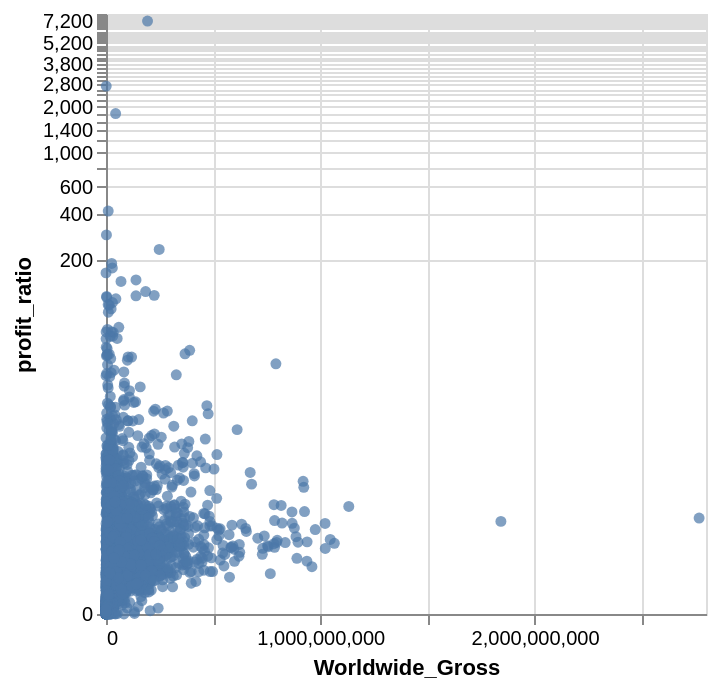

The code cell stored with this chart in its notebook:
### Code cell
### How does is look with a log scale?

profit_ratio_chart_log = alt.Chart(movies3).mark_circle().encode(
    x=alt.X("Worldwide_Gross"),
    y=alt.Y("profit_ratio", axis=alt.Axis(tickCount=40),
           # scale=alt.Scale(type="log", base=10)
           scale=alt.Scale(type="symlog")
           ),
    tooltip=[
        alt.Tooltip("Title:N"),
        alt.Tooltip('Worldwide_Gross', format='$s'),
        alt.Tooltip("profit_ratio", format='.2f')
                    ]
    # color="Major_Genre"
)

profit_ratio_chart_log

### Figure 1 — Vega-Lite specification as saved in the notebook (floating-point values rounded to 4 significant figures; data arrays with more than 128 entries replaced by an {"elided": "..."} marker saying what was removed)
{"config": {"view": {"continuousWidth": 300, "continuousHeight": 300}}, "data": {"name": "data-a3a27fe283ed6156685cceff9461caf2"}, "mark": {"type": "circle"}, "encoding": {"tooltip": [{"field": "Title", "type": "nominal"}, {"field": "Worldwide_Gross", "format": "$s", "type": "quantitative"}, {"field": "profit_ratio", "format": ".2f", "type": "quantitative"}], "x": {"field": "Worldwide_Gross", "type": "quantitative"}, "y": {"axis": {"tickCount": 40}, "field": "profit_ratio", "scale": {"type": "symlog"}, "type": "quantitative"}}, "$schema": "https://vega.github.io/schema/vega-lite/v5.20.1.json", "datasets": {"data-a3a27fe283ed6156685cceff9461caf2": {"elided": "2982 records"}}}
